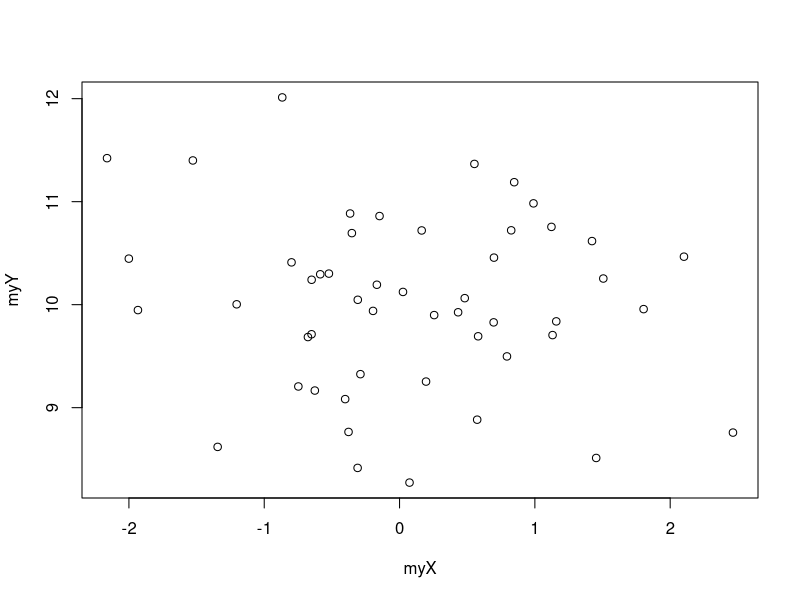
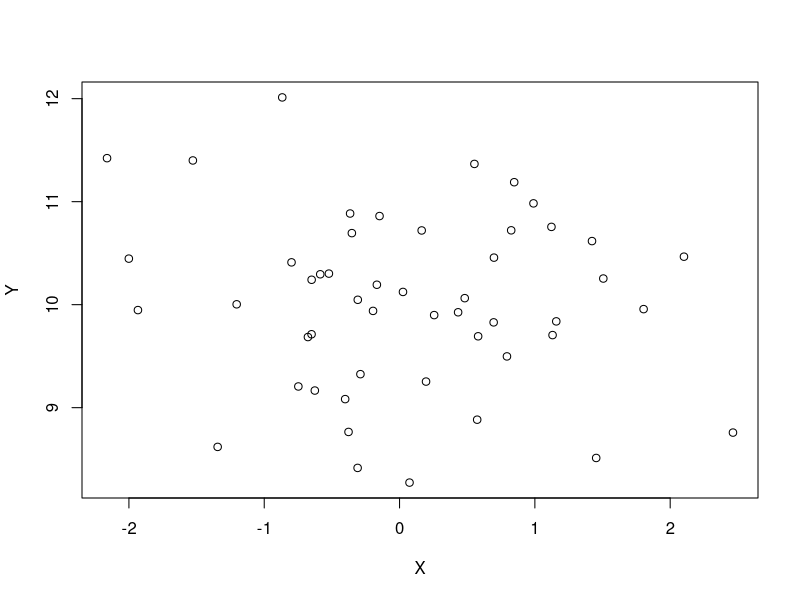
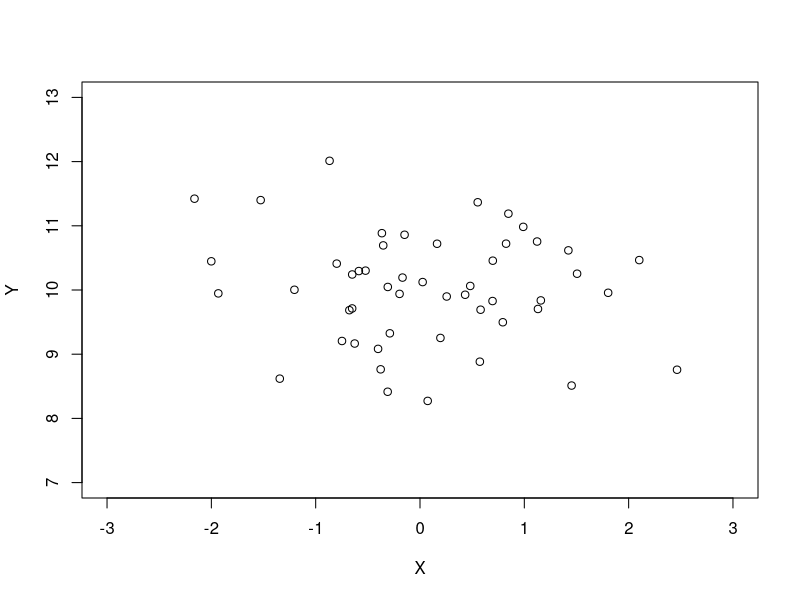
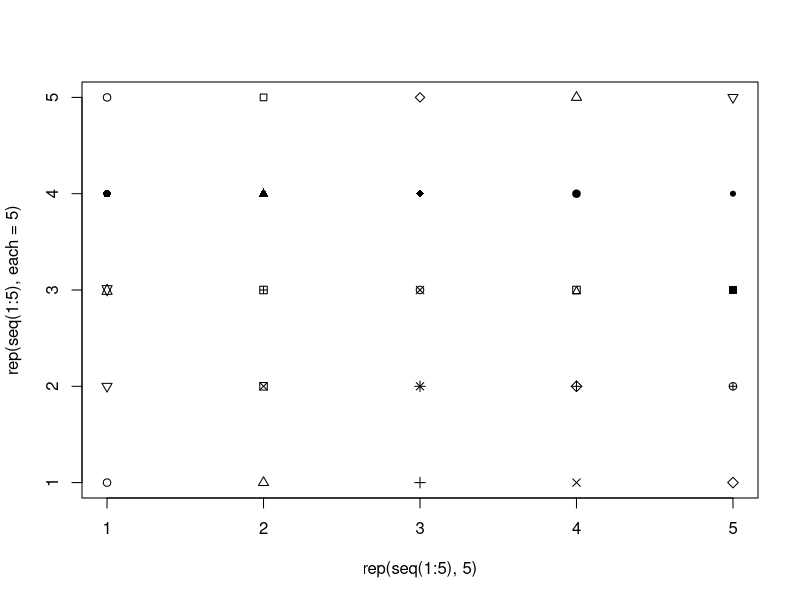
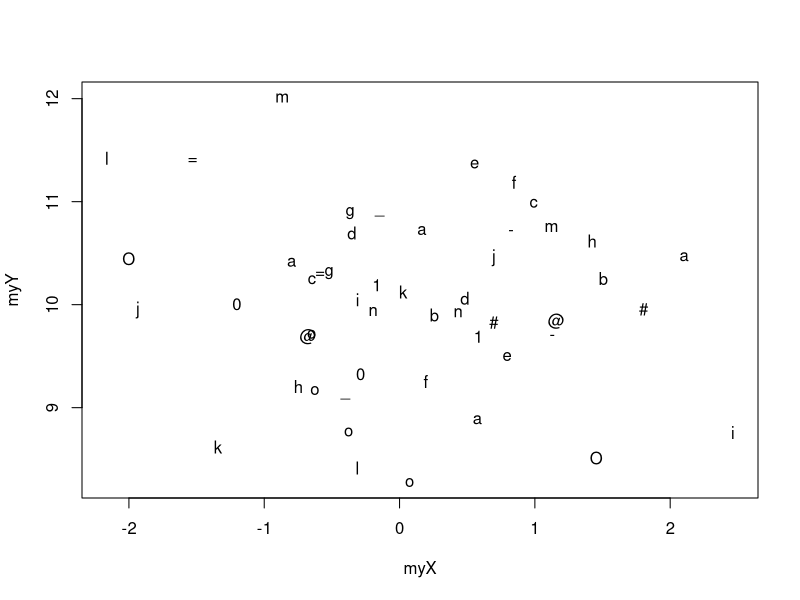
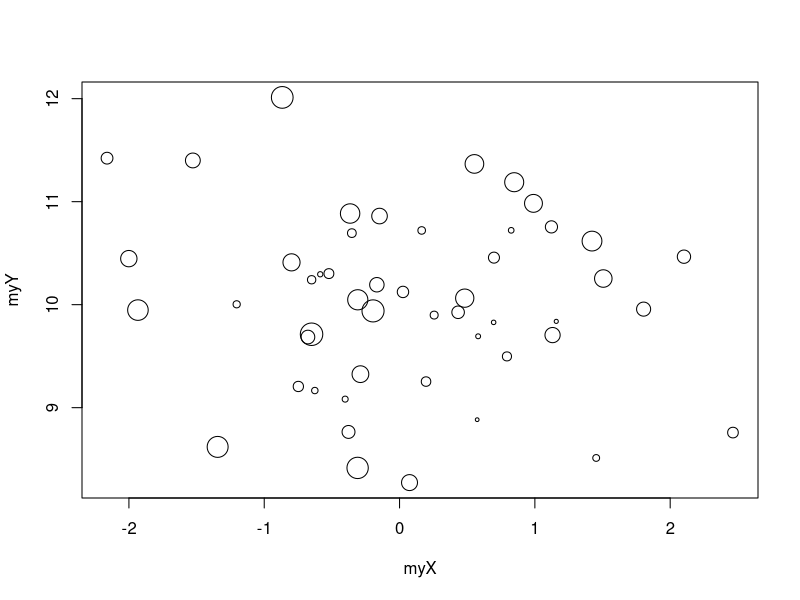
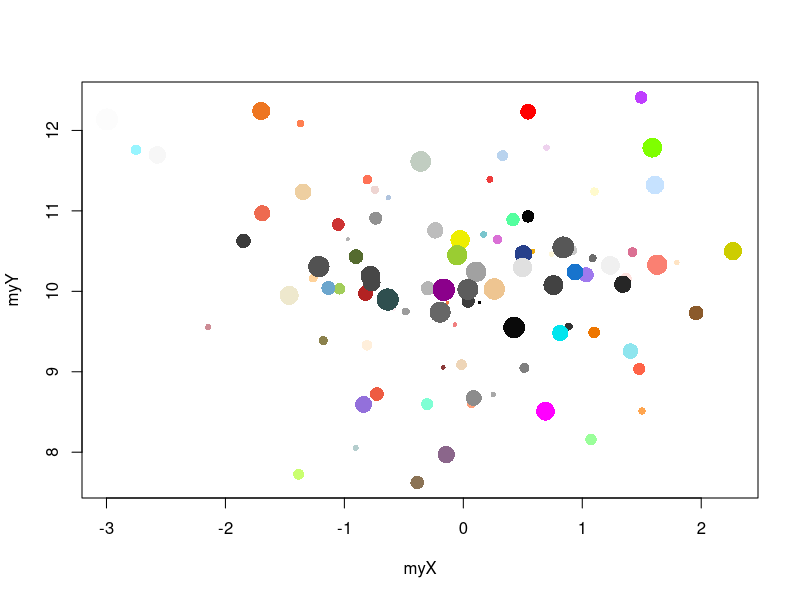
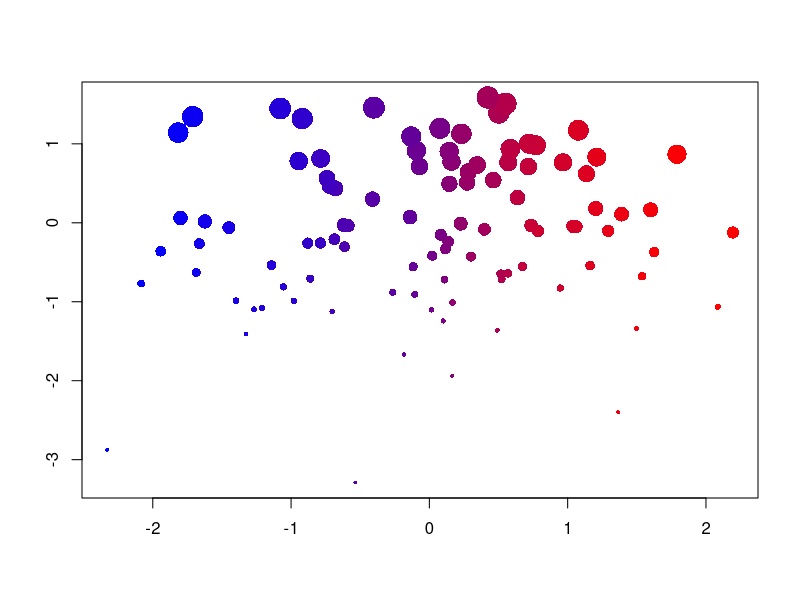

Generate these figures, in order, with R:
## ---- chunk 1
myX <- rnorm(50, mean = 0, sd = 1)
myY <- rnorm(50, mean = 10, sd = 1)
plot(x = myX, y = myY)
## ---- chunk 2
plot(x = myX, y = myY, 
  xlab = "X", ylab = "Y")
## ---- chunk 3
plot(x = myX, y = myY, 
  xlab = "X", ylab = "Y", 
  xlim = c(-3, 3), ylim = c(7, 13))
## ---- chunk 4
plot(x = rep(seq(1:5), 5), y = rep(seq(1:5), each = 5),
  pch = 1:25)
plot(x = myX, y = myY, 
  pch = c("a", "@", "#", "1", "=", "-", "_", "o", "O", "0", letters[1:15]))
## ---- chunk 5
plot(x = myX, y = myY, 
  cex = seq(from = 0.5, to = 3, length.out = 50))
## ---- chunk 6
myX <- rnorm(100, mean = 0, sd = 1)
myY <- rnorm(100, mean = 10, sd = 1)
plot(x = myX, y = myY, 
  cex = seq(from = 0.5, to = 3, length.out = 100),
  pch = 16,
  col = sample(colors(), 100))
## ---- chunk 7
myX <- rnorm(100)
myY <- rnorm(100)
dfGraph <- data.frame(myX, myY)
dfGraph <- dfGraph[order(dfGraph$myX),]
dfGraph$myCol <- colorRampPalette(c("blue", "red"))(100)
dfGraph <- dfGraph[order(dfGraph$myY),]
dfGraph$myCex <- seq(from = 0.5, to = 3, length.out = 100)
plot(x = dfGraph$myX, y = dfGraph$myY, 
  cex = dfGraph$myCex, pch = 16, col = dfGraph$myCol, 
  xlab = "", ylab = "")
## ---- chunk 8
myX <- 1:20
myY <- rnorm(20, mean = 10, sd = 1)
plot(x = myX, y = myY, 
  type = 'b') # 'p', 'l', 'b', 'c', 'o', 'h', 's', 'S', 'n'
## ---- chunk 9
par(mfrow = c(1, 2))
plot(x = myX, y = myY, 
  type = 'b', pch = 16, cex = 3) 
grid(lwd = 3, lty = 1)
plot(x = myX, y = myY, 
  type = 'b', pch = 16, cex = 3, 
  panel.first = grid(lwd = 3, lty = 1)) 
par(mfrow = c(1, 1))
## ---- chunk 10
op <- par(no.readonly = TRUE)
par(mfrow = c(2, 2), mar = c(2, 2, 1, 1))
graph4 <- lapply(1:4, function(i){
  plot(x = rnorm(100), 
    y = rnorm(100), 
    col = i, pch = 16)
})
par(op)
## ---- chunk 11
myX <- rnorm(100)
myY <- rnorm(100)
plot(x = myX, y = myY, 
  xlim = c(-4, 4), ylim = c(-4, 4),   
  pch = 16, cex = 1.5, 
  col = sample(colors(), size = 100),
  panel.first = {
    grid()
    abline(v = c(min(myX), max(myX)), lty = 2)
    abline(h = c(min(myY), max(myY)), lty = 2)
    abline(v = mean(myX), lty = 1)
    abline(h = mean(myY), lty = 1)
})
## ---- chunk 12
op <- par(no.readonly = TRUE)
par(mfrow = c(2, 2), mar = c(2, 2, 1, 1))
myX <- list(
  rnorm(1000),
  rgamma(1000, shape = 1),
  sample(1:100, size = 1000, replace = TRUE),
  rbeta(1000, shape1 = 1, shape2 = 2)
)
myTitle <- c("Normal", "Gamma", "Uniform", "Beta")
tr <- lapply(1:4, function(i){
  hist(myX[[i]], 
    col = heat.colors(15), 
    main = myTitle[i]
  )
})
par(op)
## ---- chunk 13
myX <- c(4, 5, 8)
barplot(myX, names.arg = c("A", "B", "C"))
## ---- chunk 14
op <- par(no.readonly = TRUE)
par(mfrow = c(1, 2), mar = c(2, 2, 1, 1))
myX <- matrix(c(4, 5, 8, 4, 6, 2), nrow = 2)
barplot(myX, names.arg = c("A", "B", "C"))
myX <- matrix(c(4, 5, 8, 4, 6, 2, 3, 4, 5), nrow = 3)
barplot(myX, names.arg = c("A", "B", "C"))
par(op)
## ---- chunk 15
n <- 50
myX <- rnorm(n)
myY <- rnorm(n)
myCol <- c(2, sample(c(4, 2), size = (n - 1), replace = TRUE))
myColors <- colorRampPalette(c("blue", "red"))(100)
myYCut <- cut(myY, breaks = -4:4)
myXCut <- cut(myX, breaks = -4:4)
myYCutCol <- table(myCol, myYCut)
myXCutCol <- table(myCol, myXCut)
xCol <- round(
  myXCutCol[1,] / (myXCutCol[1,] + myXCutCol[2,]) * 100
)
xCol[is.na(xCol) | xCol == 0] <- 1
yCol <- round(
  myYCutCol[1,] / (myYCutCol[1,] + myYCutCol[2,]) * 100
)
yCol[is.na(yCol) | yCol == 0] <- 1
op <- par(no.readonly = TRUE)
par(mar = c(2, 3, 1, 1))
layout(matrix(c(1, 1, 0, 
                2, 2, 3, 
                2, 2, 3), ncol = 3, byrow = TRUE))
barplot(table(myXCut), las = 1, col = myColors[xCol])
plot(x = myX, y = myY, col = myCol, pch = 16, 
  xlim = c(-4, 4), ylim = c(-4, 4), cex = 1.5, 
  panel.first = grid())
barplot(table(myYCut), las = 1, horiz = TRUE, col = myColors[yCol])
par(op)
## ---- chunk 16
graphBarplotCol <- function(n){
  myX <- rnorm(n)
  myY <- rnorm(n)
  myCol <- c(2, sample(c(4, 2), size = (n - 1), replace = TRUE))
  myColors <- colorRampPalette(c("blue", "red"))(100)
  myYCut <- cut(myY, breaks = -4:4)
  myXCut <- cut(myX, breaks = -4:4)
  myYCutCol <- table(myCol, myYCut)
  myXCutCol <- table(myCol, myXCut)
  xCol <- round(
    myXCutCol[1,] / (myXCutCol[1,] + myXCutCol[2,]) * 100
  )
  xCol[is.na(xCol) | xCol == 0] <- 1
  yCol <- round(
    myYCutCol[1,] / (myYCutCol[1,] + myYCutCol[2,]) * 100
  )
  yCol[is.na(yCol) | yCol == 0] <- 1
  op <- par(no.readonly = TRUE)
  par(mar = c(2, 3, 1, 1))
  layout(matrix(c(1, 1, 0, 
                  2, 2, 3, 
                  2, 2, 3), ncol = 3, byrow = TRUE))
  barplot(table(myXCut), las = 1, col = myColors[xCol])
  plot(x = myX, y = myY, col = myCol, pch = 16, 
    xlim = c(-4, 4), ylim = c(-4, 4), cex = 1.5, 
    panel.first = grid())
  barplot(table(myYCut), las = 1, horiz = TRUE, col = myColors[yCol])
  par(op)
}
graphBarplotCol(n = 1000)
## ---- chunk 17
barplot(rnorm(20), horiz = TRUE, col = rainbow(20))
## ---- chunk 18
gender <- data.frame(
  m = cut(sample(1:75, 1000, replace = TRUE), 
    breaks = seq(from = 0, to = 80, by = 10)), 
  f = cut(sample(1:75, 1000, replace = TRUE), 
    breaks = seq(from = 0, to = 80, by = 10))
)
op <- par(no.readonly = TRUE)
par(mfrow = c(1, 2), mar = c(2, 1, 2, 1))
barplot(-table(gender$f), horiz = TRUE, col = "salmon")
barplot(table(gender$m), horiz = TRUE, col = "lightblue")
par(op)
## ---- chunk 19
graphBarplotCol <- function(n){
  myX <- rnorm(n)
  myY <- rnorm(n)
  myCol <- c(2, 3, 4, sample(2:4, size = (n - 3), replace = TRUE))
  myYCut <- cut(myY, breaks = -4:4)
  myXCut <- cut(myX, breaks = -4:4)
  myYCutCol <- table(myCol, myYCut)
  myXCutCol <- table(myCol, myXCut)
  rColX <- myXCutCol[1,] / (myXCutCol[1,] + myXCutCol[2,] + 
    myXCutCol[3,])
  gColX <- myXCutCol[2,] / (myXCutCol[1,] + myXCutCol[2,] + 
    myXCutCol[3,])
  bColX <- myXCutCol[3,] / (myXCutCol[1,] + myXCutCol[2,] + 
    myXCutCol[3,])
  rColX[is.na(rColX)] <- 0
  gColX[is.na(gColX)] <- 0
  bColX[is.na(bColX)] <- 0
  rColY <- myYCutCol[1,] / (myYCutCol[1,] + myYCutCol[2,] + 
    myYCutCol[3,])
  gColY <- myYCutCol[2,] / (myYCutCol[1,] + myYCutCol[2,] + 
    myYCutCol[3,])
  bColY <- myYCutCol[3,] / (myYCutCol[1,] + myYCutCol[2,] + 
    myYCutCol[3,])
  rColY[is.na(rColY)] <- 0
  gColY[is.na(gColY)] <- 0
  bColY[is.na(bColY)] <- 0
  op <- par(no.readonly = TRUE)
  par(mar = c(2, 3, 1, 1))
  layout(matrix(c(1, 1, 0, 
                  2, 2, 3, 
                  2, 2, 3), ncol = 3, byrow = TRUE))
  barplot(table(myXCut), las = 1, col = rgb(rColX, gColX, bColX))
  plot(x = myX, y = myY, col = myCol, pch = 16, 
    xlim = c(-4, 4), ylim = c(-4, 4), cex = 1.5, 
    panel.first = grid())
  barplot(table(myYCut), las = 1, horiz = TRUE, 
    col = rgb(rColY, gColY, bColY))
  par(op)
}
graphBarplotCol(n = 50)
